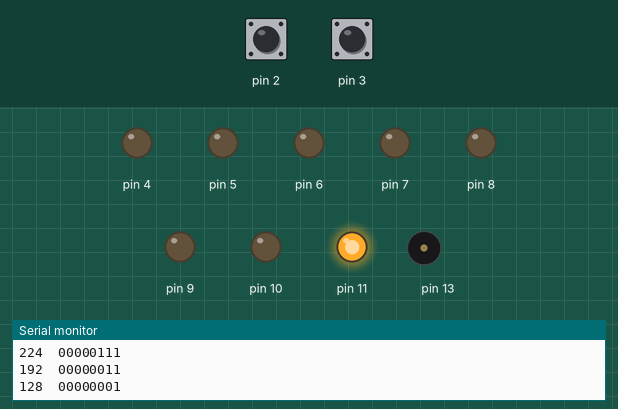
Simulated run of this program. Board: Arduino Uno, built with avr-gcc and run on an emulated ATmega328P. Parts: output pins drawn as LEDs (lit = HIGH), buzzer (waves = sounding), the last lines printed to the serial monitor. Inputs (shaded band) come from the test bench; at power-on: pin 2 HIGH, pin 3 HIGH.

Above: at 1.2 s.
1.3 s: pin 2 pulled LOW for 0.15 s
At 2.4 s:
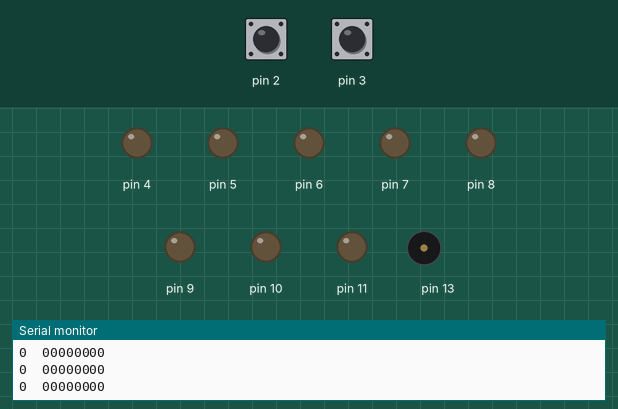
2.9 s: pin 3 pulled LOW for 0.15 s
At 4.14 s:
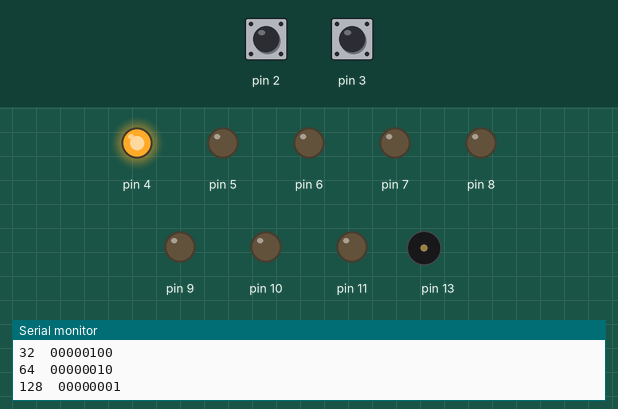
At 4.78 s:
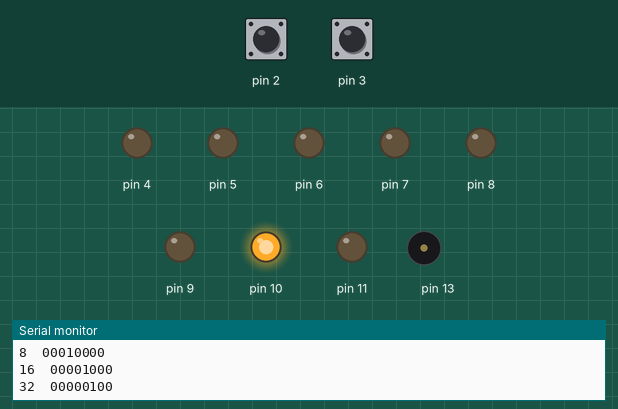
Timing chart, 0 to 17.9 s (numbered marks = the images above; inputs shaded):
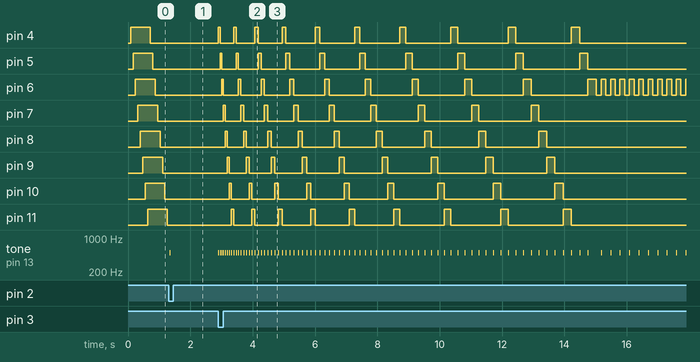

The program:

main.cpp
```cpp
// (licence header left out)
#include <Arduino.h>
#include "ElectronicRoulette.h"

ElectronicRoulette roleta;        //!< Instância global da roleta

uint8_t numerosDaSorte[24] = {3, 2, 4, 2, 3, 4, 1, 5, 6, 3, 7, 2, 1, 5, 2, 5, 3, 6, 5, 4, 1, 8, 3, 1};    //!< Lista de números a serem sorteados

/**
 * @brief Setup principal do Arduino
 *
 */
void setup() {
  Serial.begin(9600);                           //Inicializa a porta serial

  //Configurações da roleta
  roleta.setLedCount(8);                        //Configura a quantidade de leds da roleta
  roleta.setSpeed(75);                          //Configura a velocidade inicial da roleta
  roleta.setDeceleration(3);                    //Configura a intensidade da desaceleração da roleta
  roleta.setDuration(250);                      //Configura o intervalo de tempo entre o movimento de um led para o outro, que irá disparar o stop da roleta

  //Configurações do sorteio
  roleta.setNumbersList(numerosDaSorte);        //Configura os numerosDaSorte como sendo a lista de números a serem sortedos pela roleta

  //Configurações do buzzer
  roleta.setBuzzerDuration(20);                 //Configura a duração do som do buzzer. Aumentar a duração do buzzer reduz a velocidade da roleta.
  roleta.setBuzzerTone(500);                    //Configura a frequência do som do buzzer

  roleta.begin();                               //Inicializa a roleta
}

/**
 * @brief Loop principal do Arduino
 *
 */
void loop() {
  // put your main code here, to run repeatedly:
  roleta.task();
  roleta.printLedsStatus();
}
```

Measured:
- after the input at 1.3 s, pin 4: stays LOW (without the input it goes to HIGH after 0.60 s); pin 5: stays LOW (without the input it goes to HIGH after 0.52 s)
- after the input at 2.9 s, tone on pin 13: plays 500 Hz for 0.02 s, 500 Hz for 0.02 s, 500 Hz for 0.02 s, 500 Hz for 0.02 s, 500 Hz for 0.02 s, 500 Hz for 0.02 s … (85 notes in this stretch), starting at once
